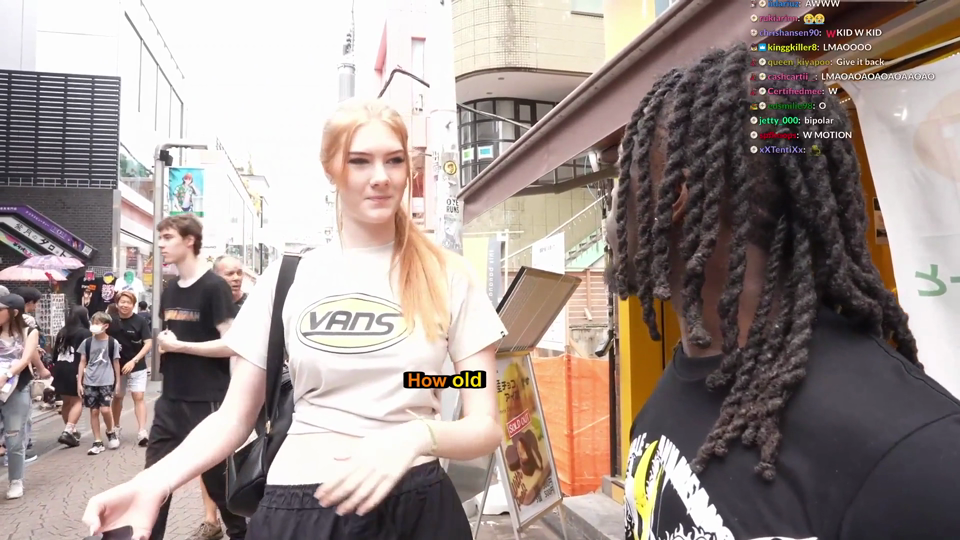
#> input picture _v5_rebase_work/evidence/real_kai16/gerçek çıktı ş dir/A_off_11.0.png, 960 x 540 px
$ python -i motion.py   (imports and definitions only)
#> lines starting #> are read from the running program, lines starting #| are printed output that depends on the picture
#> further down, picture is the input picture: shape (540, 960, 3); mean B, G, R 142.1, 146.7, 159.5
"""Motion and shot evidence from sampled frames (numpy/OpenCV, deterministic)."""
from __future__ import annotations

import statistics
from dataclasses import dataclass, replace
from typing import Sequence

import cv2
import numpy as np

from mimir.media.frames import SampledFrame

GRID_COLS = 12
GRID_ROWS = 8
SETTLE_WINDOW = (0.3, 1.5)   # seconds after a jump in which the old picture must NOT come back
SETTLED_RATIO = 0.6          # fraction of the cut threshold the settled distance must keep


@dataclass(frozen=True)
class MotionSample:
    t: float
    energy: float                   # mean abs luma difference to the previous sample (0..255)
    grid: np.ndarray                # (GRID_ROWS, GRID_COLS) mean abs difference per cell
    hist_distance: float            # HSV histogram distance to the previous sample (0..1)
    settled_distance: float = 1.0   # min distance between pictures before the jump and 0.3-1.5 s after it
                                    # (a cut persists; a flash/explosion returns). 1.0 = no later evidence


def _gray_small(image: np.ndarray, width: int = 160) -> np.ndarray:
#> called with width = 160
    h, w = image.shape[:2]
#> h = 540; w = 960
    scale = width / float(w)
#> scale = 0.167
    small = cv2.resize(image, (width, max(2, int(round(h * scale)))), interpolation=cv2.INTER_AREA)
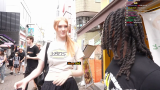
#> small: shape (90, 160, 3); mean B, G, R 142.1, 146.7, 159.5
    return cv2.GaussianBlur(cv2.cvtColor(small, cv2.COLOR_BGR2GRAY), (3, 3), 0)
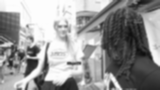
#> returned value: shape (90, 160); min 14, max 253, mean 150


# [5 lines left out: function color_hist, not called in this run]


def hist_distance(a: np.ndarray, b: np.ndarray) -> float:
    return float(cv2.compareHist(a, b, cv2.HISTCMP_BHATTACHARYYA))


# [102 lines left out: functions settled_distances, motion_series, dedupe_cuts, shot_boundaries, visual_peaks, not called in this run]

>>> import cv2
>>> picture = cv2.imread('../../_v5_rebase_work/evidence/real_kai16/gerçek çıktı ş dir/A_off_11.0.png')
>>> result = _gray_small(picture)

$ run again, on _v5_rebase_work/evidence/real_kai16/gerçek çıktı ş dir/A_off_7.2.png
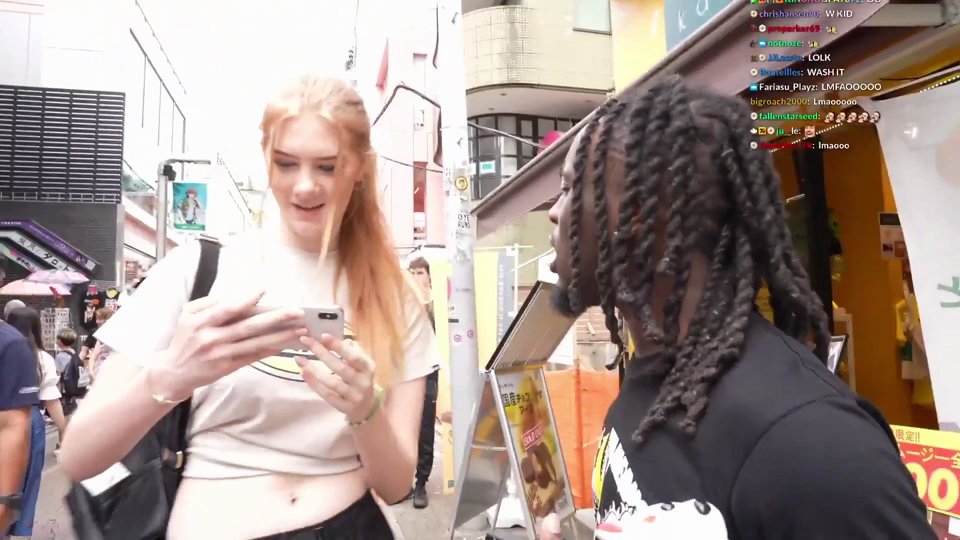
#> input picture _v5_rebase_work/evidence/real_kai16/gerçek çıktı ş dir/A_off_7.2.png, 960 x 540 px
#> picture is the input picture: shape (540, 960, 3); mean B, G, R 141.3, 147.6, 164.1
#> in _gray_small, `small = cv2.resize(image, (width, max(2, int(round(h * scale)))), inte..`:
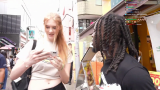
#> small: shape (90, 160, 3); mean B, G, R 141.3, 147.6, 164.1
#> in _gray_small, `return cv2.GaussianBlur(cv2.cvtColor(small, cv2.COLOR_BGR2GRAY), (3, 3..`:
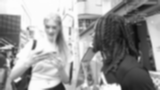
#> returned value: shape (90, 160); min 13, max 253, mean 151.9
